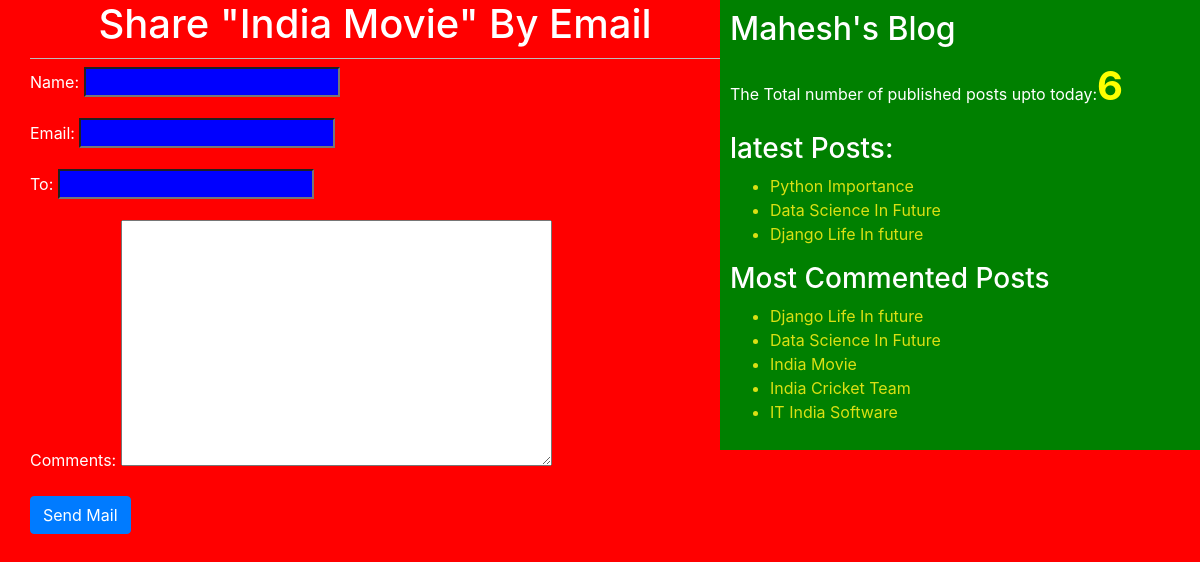
The app's page /2/share/ with its own data.
### blog/models.py (models this page shows, shortened)
class Post(models.Model):
    STATUS_CHOICES=(('draft','Draft'),('published','Published'))
    title=models.CharField(max_length=256)
    slug=models.SlugField(max_length=264,unique_for_date='publish')
    author=models.ForeignKey(User,related_name='blog_posts',on_delete=models.DO_NOTHING)
    body=models.TextField()
    publish=models.DateTimeField(default=timezone.now)
    created=models.DateTimeField(auto_now_add=True)
    updated=models.DateTimeField(auto_now=True)
    status=models.CharField(max_length=10, choices=STATUS_CHOICES,default='draft')
    objects=Custommanager()
    tags=TaggableManager()
    class Meta:
        ordering=('-publish',)
    def get_absolute_url(self):
        return reverse('post_detail',args=[self.publish.year,self.publish.strftime('%m'),self.publish.strftime('%d'),self.slug])

### blog/views.py (the view)
# urls.py: url(r'^(?P<id>\d+)/share/$',views.mail_send_view),
def mail_send_view(request,id):
    post=get_object_or_404(Post,id=id,status='published')
    sent=False
    if request.method=='POST':
        form=EmailSendForm(request.POST)
        if form.is_valid():
            cd=form.cleaned_data
            subject='{}({}) recomends you to read"{}"'.format(cd['name'],cd['email'],post.title)
            post_url=request.build_absolute_uri(post.get_absolute_url())
            message='Read Post At:\n {}\n\n{}\'s Comments: \n{}'.format(post_url,cd['name'],cd['comments'])
            send_mail(subject,message,'rupi@blog.com',[cd['to']])
            sent=True
    else:
        form=EmailSendForm()
    return render(request,'blog/sharebymail.html',{'form':form,'post':post,'sent':sent})

### blog/forms.py
class EmailSendForm(forms.Form):
    name=forms.CharField()
    email=forms.EmailField()
    to=forms.EmailField()
    comments=forms.CharField(required=False,widget=forms.Textarea)

### blog/models.py (called while the page is built)
    def get_queryset(self):
        return super().get_queryset().filter(status='published')

### blog/templatetags/blog_tags.py (called while the page is built)
@register.simple_tag(name='my_tag')
def total_posts():
    return Post.objects.count()

@register.inclusion_tag('blog/latest_posts123.html')
def show_latest_posts():
    latest_posts=Post.objects.order_by('-publish')[:3]
    return {'latest_posts':latest_posts}

@register.simple_tag
def get_most_commented_posts(count=5):
    return Post.objects.annotate(total_comments=Count('comments')).order_by('-total_comments')[:count]

### templates/blog/sharebymail.html (shortened to what this page needs)
<!DOCTYPE html>
{%extends "blog/base.html"%}
{%block content%}
{%if sent%}
<h1>Email Successfully sent</h1>
<h2>Post with the title: {{post.title}} information shared by email</h2>
{%else%}
<h1>Share "{{post.title}}" By Email</h1>
<form method="POST">
  {{form.as_p}}
  <input type="submit" class="btn btn-primary" value="Send Mail">
</form>
{%endif%}
{%endblock%}

### templates/blog/base.html (shortened to what this page needs)
<!DOCTYPE html>
{%load blog_tags%}
{%load static%}
<html lang="en" dir="ltr">
  <head>
    <link rel="stylesheet" href="https://stackpath.bootstrapcdn.com/bootstrap/4.5.0/css/bootstrap.min.css">
        <link rel="stylesheet" href="{%static 'css/blog.css'%}">
  </head>
  <body>
   <div class="content">
     {%block content%}{%endblock%}
   </div>
   <div class="sidebar">
     <h2>Mahesh's Blog</h2>
     <p>The Total number of published posts upto today:<span id='pcount'>{%my_tag%}</span></p>
<h3>latest Posts:</h3>{%show_latest_posts%}
<h3>Most Commented Posts</h3>
{%get_most_commented_posts as most_commented_posts%}
<ul>
{%for post in most_commented_posts%}
  <a href="{{post.get_absolute_url}}"><li>{{post.title}}</li></a>
  {%endfor%}
</ul>
   </div>
  </body>
</html>

### templates/blog/latest_posts123.html
<ul>
  {%for post in latest_posts %}
  <a href="{{post.get_absolute_url}}"><li>{{post.title}}</li></a>
  {%endfor%}
</ul>

### static/css/blog.css (style rules this page uses)
.content { width: 60%; float: left; padding: 0 0 0 30px; background: red; height: 100%; }
.sidebar { width:40%; float: right; padding: 10px; background: green; height:100%; }
h1 { text-align: center; border-bottom: 1px solid #bbb; padding-bottom: 10px; }
body { color: white; background: red; }
a { color: #dae014; }
input { background: blue; color:white; }
#pcount { font-size: 40px; color:yellow; font-weight: bold; }

### records on screen
Post: title "India Movie"
Post: title "Python Importance"
Post: title "Data Science In Future"
Post: title "Django Life In future"
Post: title "India Cricket Team"
Post: title "IT India Software"
